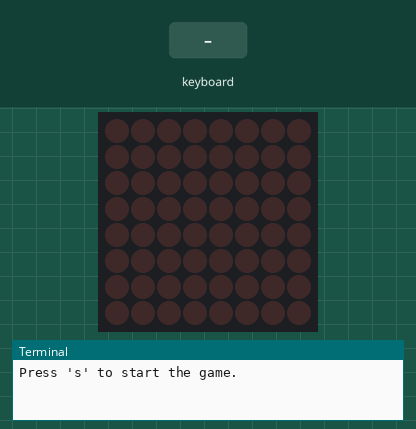
A program run on a simulated Raspberry Pi (BCM pin numbers). Shown: 8×8 LED matrix, the last lines printed to the terminal. Inputs (shaded band) come from the test bench.

Above: at 1.2 s.
1.3 s: key "s" typed on the keyboard
At 1.37 s:
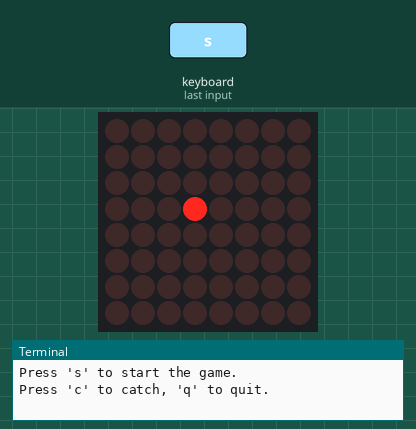
At 1.82 s:
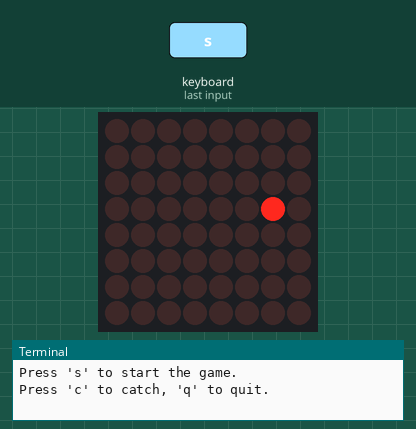
Timing chart, 0 to 4.3 s (numbered marks = the images above; inputs shaded):
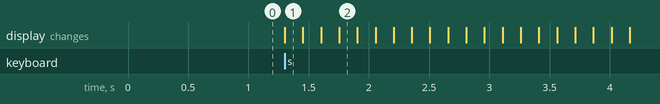

Measured:
- after the input at 1.3 s, the display: changes at once (image 1)

The program:

R76._Catch_the_Pixel_Dot_Matrix_Game.py
```python
import time
import threading
from pynput import keyboard
from luma.led_matrix.device import max7219
from luma.core.interface.serial import spi
from luma.core.render import canvas

# Initialize LED Matrix
device = max7219(spi(port=0, device=0, gpio=None), cascaded=1, block_orientation=90)

position, direction, running, caught = 3, 1, True, False  # Initial states

def on_press(key):
    global running, caught
    if hasattr(key, 'char'):
        if key.char == "c":
            print("Caught the pixel! 🎯") if position == 3 else print("Missed! Try again.")
            caught, running = (position == 3), False
        elif key.char == "q":
            print("Game exited.")
            running = False

def move_dot():
    global position, direction
    while running:
        with canvas(device) as draw:
            draw.point((position, 3), fill="white")
        time.sleep(0.15)
        direction *= -1 if position in (0, 7) else 1
        position += direction

def play_game():
    print("Press 'c' to catch, 'q' to quit.")
    keyboard.Listener(on_press=on_press).start()
    move_dot()
    print("Game Over: You won!" if caught else "Game Over: You quit or missed.")

print("Press 's' to start the game.")
with keyboard.Listener(on_press=lambda key: play_game() if getattr(key, 'char', '') == 's' else None) as listener:
    listener.join()
```
